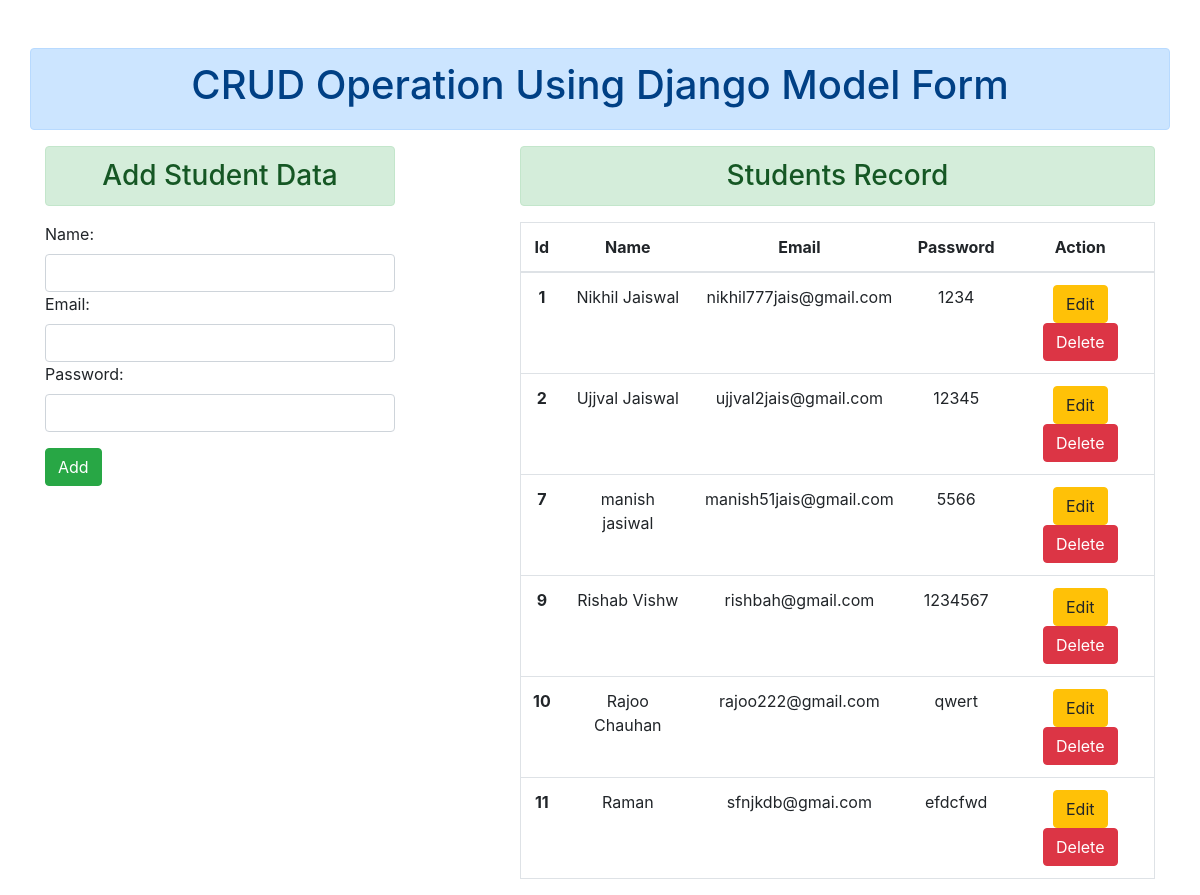
Screenshot of /add/ with the database file from the repository.
### enroll/models.py (models this page shows)
class Student(models.Model):
    name = models.CharField(max_length=50)
    email = models.EmailField(max_length=50)
    password = models.CharField(max_length=50)

### enroll/views.py (the view)
# urls.py: path('add/', views.add_data, name='add'),
def add_data(request):
    if request.method == 'POST':
        fm = StudentRegistration(request.POST)
        if fm.is_valid():
            nm = fm.cleaned_data['name']
            em = fm.cleaned_data['email']
            ps = fm.cleaned_data['password']
            stu = Student(name=nm, email=em, password=ps)
            stu.save()
        fm = StudentRegistration()
    else:
        fm = StudentRegistration()
    stud = Student.objects.all();
    return render(request, 'enroll/add.html', {'form':fm, 'stu':stud})

### enroll/forms.py
class StudentRegistration(forms.ModelForm):
    class Meta:
       model = Student
       fields = ['name','email','password']
       widgets = {
           'name':forms.TextInput(attrs={'class':'form-control'}),
           'email':forms.TextInput(attrs={'class':'form-control'}),
           'password':forms.PasswordInput(render_value=True, attrs={'class':'form-control'}),
       }

### enroll/templates/enroll/add.html (shortened to what this page needs)
{% extends 'enroll/base.html' %}
{% block content %}
<div class="container">
  <div class="row">
    <div class="col-sm-4">
      <h3 class="alert alert-success text-center">Add Student Data </h3>
      <form action="" method="POST" class="form-group" novalidate>
        {{form}}
        <input type="submit" class="btn btn-success my-3" value="Add">
      </form>
    </div>
    <div class="col-sm-7 offset-sm-1 " >
    {% if stu %}
      <h3 class="alert alert-success text-center">Students Record</h3>
      <table class="table table-hover text-center border border-secondry">
        <thead>
          <tr>
            <th scope="col">Id</th>
            <th scope="col">Name</th>
            <th scope="col">Email</th>
            <th scope="col">Password</th>
            <th scope="col">Action</th>
          </tr>
        </thead>
        <tbody>
        {% for st in stu %}
          <tr>
            <th scope="row">{{st.id}}</th>
            <td>{{st.name}}</td>
            <td>{{st.email}}</td>
            <td>{{st.password}}</td>
            <td>
              <a href="{% url 'update' st.id %}"><button class="btn btn-warning">Edit</button></a>
              <a href="{% url 'delete' st.id %}"><button class="btn btn-danger">Delete</button></a>
            </td>
          </tr>
        {% endfor %}
        </tbody>
      </table>
    {% else %}
      <h3 class="alert alert-danger text-center">No Record found </h3>
    {% endif %}
    </div>
  </div>
</div>
{% endblock content %}

### enroll/templates/enroll/base.html (shortened to what this page needs)
{% load static %}
<!DOCTYPE html>
<html lang="en">
<head>
  <link rel="stylesheet" href="{% static 'enroll/css/bootstrap.css' %}" type="text/css">
  <link rel="stylesheet" href="{% static 'enroll/js/bootstrap.js' %}">
  <link rel="stylesheet" href="{% static 'enroll/js/popper.js' %}">
  <link rel="stylesheet" href="{% static 'enroll/js/jquery.js' %}">
</head>
<body>
  <div class="container">
    <div class="row">
      <div class="col-12 alert alert-primary text-center mt-5">
        <h1>CRUD Operation Using Django Model Form</h1>
      </div>
    </div>
  </div>
  {% block content %}
  {% endblock content %}
</body>
</html>

### rows the page displays
Student: id "1", name "Nikhil Jaiswal", email "nikhil777jais@gmail.com", password "1234"
Student: id "2", name "Ujjval Jaiswal", email "ujjval2jais@gmail.com", password "12345"
Student: id "7", name "manish jasiwal", email "manish51jais@gmail.com", password "5566"
Student: id "9", name "Rishab Vishw", email "rishbah@gmail.com", password "1234567"
Student: id "10", name "Rajoo Chauhan", email "rajoo222@gmail.com", password "qwert"
Student: id "11", name "Raman", email "sfnjkdb@gmai.com", password "efdcfwd"
